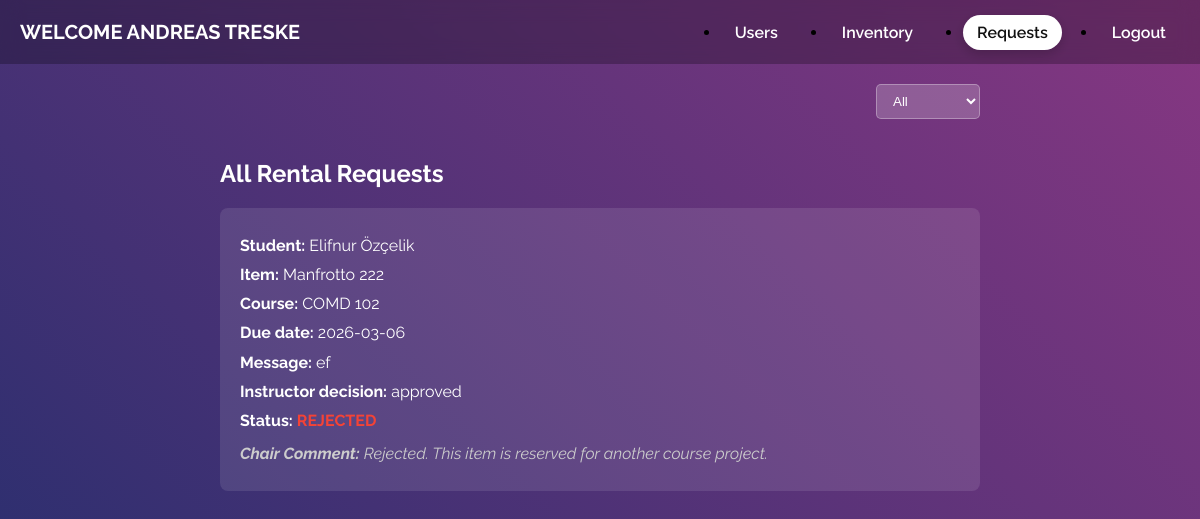
The page /chair_requests.php (signed in) on the database its author committed.
### tables this page shows
CREATE TABLE `requests` (
  `id` int(11) NOT NULL,
  `student_id` int(11) NOT NULL,
  `item_id` int(11) NOT NULL,
  `course_code` varchar(50) NOT NULL,
  `instructor_id` int(11) NOT NULL,
  `purpose` varchar(1000) NOT NULL,
  `due_date` date NOT NULL,
  `instructor_decision` enum('pending','approved','rejected') NOT NULL DEFAULT 'pending',
  `instructor_comment` varchar(1000) DEFAULT NULL,
  `chair_decision` enum('pending','approved','rejected') NOT NULL DEFAULT 'pending',
  `chair_comment` varchar(1000) DEFAULT NULL,
  `status` enum('pending','approved','rejected') NOT NULL DEFAULT 'pending'
);

CREATE TABLE `users` (
  `id` int(11) NOT NULL,
  `name` varchar(100) NOT NULL,
  `email` varchar(100) NOT NULL,
  `password` varchar(100) NOT NULL,
  `token` varchar(100) DEFAULT NULL,
  `userType` varchar(30) NOT NULL
);

CREATE TABLE `items` (
  `id` int(11) NOT NULL,
  `asset_tag_id` varchar(50) NOT NULL,
  `description` varchar(255) NOT NULL,
  `brand` varchar(100) DEFAULT NULL,
  `cost` decimal(10,2) DEFAULT NULL,
  `model` varchar(100) DEFAULT NULL,
  `category` varchar(100) DEFAULT NULL,
  `department` varchar(100) DEFAULT NULL,
  `location` varchar(100) DEFAULT NULL,
  `image_path` varchar(255) DEFAULT NULL,
  `availability` enum('available','reserved','checked_out') DEFAULT 'available',
  `total_borrowed` int(11) DEFAULT 0
);

### chair_requests.php (the view, shortened to what this page needs)
<?php
require "functions.php";
$user = $_SESSION["user"];
$filter = $_GET['filter'] ?? 'all';
$params = [];
$filterSql = "";
$sql = "
SELECT
    r.id,
    u.name AS student_name,
    i.brand,
    i.model,
    r.course_code,
    r.due_date,
    r.purpose,
    r.status,
    r.instructor_decision,
    r.chair_decision,
    r.chair_comment
FROM requests r
JOIN users u ON r.student_id = u.id
JOIN items i ON r.item_id = i.id
WHERE 1=1
$filterSql
ORDER BY r.id DESC
";
$stmt = $db->prepare($sql);
$stmt->execute($params);
$requests = $stmt->fetchAll(PDO::FETCH_ASSOC);
$quick_comments = $db->query("
    SELECT * FROM quick_comments
    ORDER BY comment_type ASC
")->fetchAll(PDO::FETCH_ASSOC);
?>
<!DOCTYPE html>
<html lang="en">
<head>
    <link rel="stylesheet" href="./css/requests.css">
    <link rel="stylesheet" href="./css/header.css">
</head>
<body class="page-requests">
    <header class="header" id="header">
        <nav class="navbar nav-container">
            <a href="admin_main.php" class="brand">Welcome <?= $user["name"] ?></a>
            <div class="menu" id="menu">
                <ul class="menu-inner">
                    <li class="menu-item"><a href="admin_main.php" class="menu-link nav-users">Users</a></li>
                    <li class="menu-item"><a href="admin_item.php" class="menu-link nav-inventory">Inventory</a></li>
                    <li class="menu-item"><a href="chair_requests.php" class="menu-link nav-requests">Requests</a></li>
                    <li class="menu-item"><a href="logout.php" class="menu-link">Logout</a></li>
                </ul>
            </div>
        </nav>
    </header>
    <div class="filter-container">
        <form method="get" id="filterForm">
            <select name="filter" class="filter-box" onchange="document.getElementById('filterForm').submit()">
                <option value="all" <?= $filter === 'all' ? 'selected' : '' ?>>All</option>
            </select>
        </form>
    </div>
    <div class="container" style="max-width:800px;margin:0 auto;padding:20px;">
        <h2 style="color:white;">All Rental Requests</h2>
        <?php if (empty($requests)): ?>
        <p style="color:white;">No requests found.</p>
        <?php else: ?>
        <?php foreach ($requests as $r): ?>
        <?php
        $chairCanDecide =
            ($r["instructor_decision"] === "approved" &&
            ($r["chair_decision"] ?? "pending") === "pending");
        $color = "#ffcc00";
        if ($r["status"] === "rejected") $color = "#f44336";
        ?>
        <div class="request-card"
            style="margin-bottom:20px;background:rgba(255,255,255,0.1);padding:20px;border-radius:8px;">
            <div class="request-text" style="color:white;">
                <p><strong>Student:</strong> <?= htmlspecialchars($r["student_name"]) ?></p>
                <p><strong>Item:</strong> <?= htmlspecialchars($r["brand"] . " " . $r["model"]) ?></p>
                <p><strong>Course:</strong> <?= htmlspecialchars($r["course_code"]) ?></p>
                <p><strong>Due date:</strong> <?= htmlspecialchars($r["due_date"]) ?></p>
                <p><strong>Message:</strong> <?= htmlspecialchars($r["purpose"]) ?></p>
                <p><strong>Instructor decision:</strong> <?= htmlspecialchars($r["instructor_decision"]) ?></p>
                <p><strong>Status:</strong>
                    <span style="color:<?= $color ?>;font-weight:bold;">
                        <?= strtoupper($r["status"]) ?>
                    </span>
                </p>
                <?php if ($chairCanDecide): ?>
                <form method="post" style="margin-top:15px;">
                    <input type="hidden" name="request_id" value="<?= $r["id"] ?>">
                    <select class="filter-box" style="width:100%;margin-bottom:10px;"
                        onchange="document.getElementById('chair-comment-<?= $r['id'] ?>').value=this.value">
                        <option value="">-- Quick Comments --</option>
                        <?php foreach ($quick_comments as $qc): ?>
                        <option value="<?= htmlspecialchars($qc['comment_text']) ?>">
                            [<?= strtoupper($qc['comment_type']) ?>]
                            <?= htmlspecialchars(substr($qc['comment_text'],0,50)) ?>...
                        </option>
                        <?php endforeach; ?>
                    </select>
                    <textarea id="chair-comment-<?= $r['id'] ?>" name="comment"
                        placeholder="Comment (required for rejection)"
                        style="width:100%;padding:10px;margin-bottom:10px;border-radius:4px;"></textarea>
                    <button type="submit" name="action" value="approved"
                        onclick="document.getElementById('chair-comment-<?= $r['id'] ?>').required=false;"
                        style="background:#4CAF50;color:white;padding:10px 20px;border:none;border-radius:4px;">
                        Approve
                    </button>
                    <button type="submit" name="action" value="rejected"
                        onclick="document.getElementById('chair-comment-<?= $r['id'] ?>').required=true;"
                        style="background:#f44336;color:white;padding:10px 20px;border:none;border-radius:4px;">
                        Reject
                    </button>
                </form>
                <?php elseif (!empty($r["chair_comment"])): ?>
                <p style="margin-top:10px;font-style:italic;color:#ccc;">
                    <strong>Chair Comment:</strong> <?= htmlspecialchars($r["chair_comment"]) ?>
                </p>
                <?php endif; ?>
            </div>
        </div>
        <?php endforeach; ?>
        <?php endif; ?>
    </div>
</body>
</html>

### css/requests.css (style rules this page uses)
* { box-sizing: border-box; }
body { min-height: 100vh; margin: 0; font-family: "Raleway", sans-serif; background: linear-gradient(-135deg, #873782, #212e6d); background-repeat: no-repeat; background-size: cover; }
.container { max-width: 800px; margin: 0 auto; padding: 20px; }
.filter-container { display: flex; justify-content: flex-end; max-width: 800px; margin: 20px auto 0 auto; padding: 0 20px; }
.filter-box { padding: 8px 12px; border-radius: 5px; background: rgba(255, 255, 255, 0.2); color: white; border: 1px solid rgba(255, 255, 255, 0.3); cursor: pointer; outline: none; }
.filter-box option { background: #333; color: white; }
.request-card { position: relative; margin-bottom: 20px; background: rgba(255,255,255,0.1); padding: 20px; border-radius: 8px; }
.request-text { color: white; }
.request-text p { margin: 6px 0; line-height: 1.45; }

### css/header.css (style rules this page uses)
.header { position: sticky; top: 0; z-index: 1000; width: 100%; background: rgba(0,0,0,0.25); backdrop-filter: blur(10px); }
.nav-container { max-width: 1200px; margin: 0 auto; padding: 0 20px; height: 64px; display: flex; align-items: center; gap: 16px; }
.brand { font-size: 20px; font-weight: 700; text-transform: uppercase; color: #fff; text-decoration: none; }
.menu { margin-left: auto; }
.menu-inner { display: flex; gap: 36px; align-items: center; }
.menu-link { color: #fff; text-decoration: none; font-weight: 600; padding: 8px 14px; border-radius: 999px; transition: 0.2s ease; }
.page-items .nav-items, .page-requests .nav-requests, .page-admin .nav-users { background: #fff; color: #111; box-shadow: 0 4px 12px rgba(0,0,0,0.18); }

### rows shown on the page
requests: users.name "Elifnur Özçelik", item.model "Manfrotto 222", course_code "COMD 102", due_date "2026-03-06", purpose "ef", instructor_decision "approved", status "REJECTED", chair_comment "Rejected. This item is reserved for another course project."

### other values the page prints
$user["name"] "ANDREAS TRESKE"
